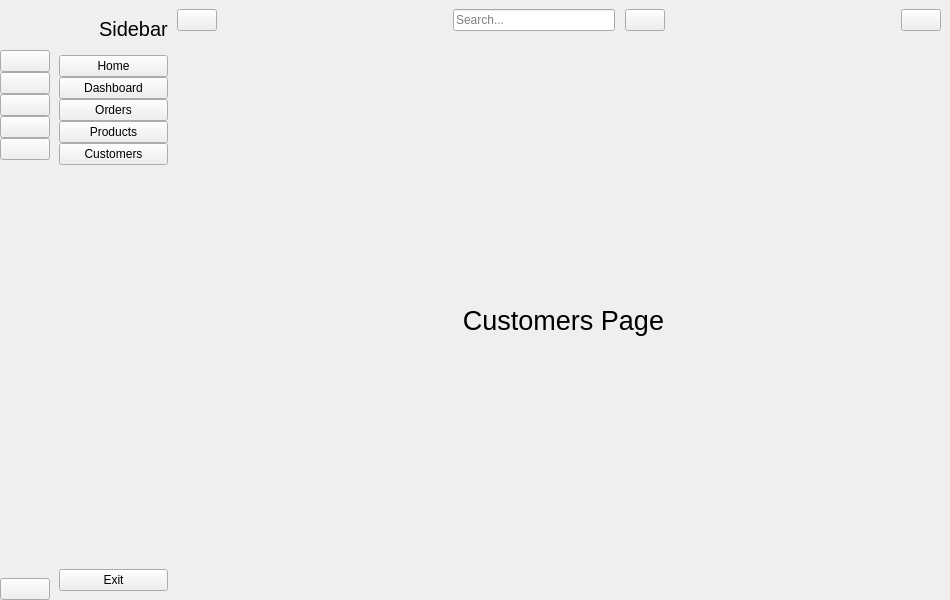
<?xml version="1.0" encoding="UTF-8"?>
<ui version="4.0">
 <class>MainWindow</class>
 <widget class="QMainWindow" name="MainWindow">
  <property name="geometry">
   <rect>
    <x>0</x>
    <y>0</y>
    <width>950</width>
    <height>600</height>
   </rect>
  </property>
  <property name="windowTitle">
   <string>MainWindow</string>
  </property>
  <widget class="QWidget" name="centralwidget">
   <layout class="QGridLayout" name="gridLayout">
    <property name="leftMargin">
     <number>0</number>
    </property>
    <property name="topMargin">
     <number>0</number>
    </property>
    <property name="rightMargin">
     <number>0</number>
    </property>
    <property name="bottomMargin">
     <number>0</number>
    </property>
    <property name="spacing">
     <number>0</number>
    </property>
    <item row="0" column="0">
     <widget class="QWidget" name="icon_only_widget" native="true">
      <layout class="QVBoxLayout" name="verticalLayout_3">
       <property name="spacing">
        <number>0</number>
       </property>
       <property name="leftMargin">
        <number>0</number>
       </property>
       <property name="topMargin">
        <number>0</number>
       </property>
       <property name="rightMargin">
        <number>0</number>
       </property>
       <property name="bottomMargin">
        <number>0</number>
       </property>
       <item>
        <layout class="QHBoxLayout" name="horizontalLayout_3">
         <item>
          <widget class="QLabel" name="logo_label_1">
           <property name="minimumSize">
            <size>
             <width>50</width>
             <height>50</height>
            </size>
           </property>
           <property name="maximumSize">
            <size>
             <width>50</width>
             <height>50</height>
            </size>
           </property>
           <property name="text">
            <string/>
           </property>
           <property name="pixmap">
            <pixmap resource="resource.qrc">:/icon/icon/Logo.png</pixmap>
           </property>
           <property name="scaledContents">
            <bool>true</bool>
           </property>
          </widget>
         </item>
        </layout>
       </item>
       <item>
        <layout class="QVBoxLayout" name="verticalLayout">
         <property name="spacing">
          <number>0</number>
         </property>
         <item>
          <widget class="QPushButton" name="home_btn_1">
           <property name="text">
            <string/>
           </property>
           <property name="icon">
            <iconset resource="resource.qrc">
             <normaloff>:/icon/icon/home-4-32.ico</normaloff>
             <normalon>:/icon/icon/home-4-48.ico</normalon>:/icon/icon/home-4-32.ico</iconset>
           </property>
           <property name="iconSize">
            <size>
             <width>20</width>
             <height>20</height>
            </size>
           </property>
           <property name="checkable">
            <bool>true</bool>
           </property>
           <property name="autoExclusive">
            <bool>true</bool>
           </property>
          </widget>
         </item>
         <item>
          <widget class="QPushButton" name="dashborad_btn_1">
           <property name="text">
            <string/>
           </property>
           <property name="icon">
            <iconset resource="resource.qrc">
             <normaloff>:/icon/icon/dashboard-5-32.ico</normaloff>
             <normalon>:/icon/icon/dashboard-5-48.ico</normalon>:/icon/icon/dashboard-5-32.ico</iconset>
           </property>
           <property name="iconSize">
            <size>
             <width>20</width>
             <height>20</height>
            </size>
           </property>
           <property name="checkable">
            <bool>true</bool>
           </property>
           <property name="autoExclusive">
            <bool>true</bool>
           </property>
          </widget>
         </item>
         <item>
          <widget class="QPushButton" name="orders_btn_1">
           <property name="text">
            <string/>
           </property>
           <property name="icon">
            <iconset resource="resource.qrc">
             <normaloff>:/icon/icon/activity-feed-32.ico</normaloff>
             <normalon>:/icon/icon/activity-feed-48.ico</normalon>:/icon/icon/activity-feed-32.ico</iconset>
           </property>
           <property name="iconSize">
            <size>
             <width>20</width>
             <height>20</height>
            </size>
           </property>
           <property name="checkable">
            <bool>true</bool>
           </property>
           <property name="autoExclusive">
            <bool>true</bool>
           </property>
          </widget>
         </item>
         <item>
          <widget class="QPushButton" name="products_btn_1">
           <property name="text">
            <string/>
           </property>
           <property name="icon">
            <iconset resource="resource.qrc">
             <normaloff>:/icon/icon/product-32.ico</normaloff>
             <normalon>:/icon/icon/product-48.ico</normalon>:/icon/icon/product-32.ico</iconset>
           </property>
           <property name="iconSize">
            <size>
             <width>20</width>
             <height>20</height>
            </size>
           </property>
           <property name="checkable">
            <bool>true</bool>
           </property>
           <property name="autoExclusive">
            <bool>true</bool>
           </property>
          </widget>
         </item>
         <item>
          <widget class="QPushButton" name="customers_btn_1">
           <property name="text">
            <string/>
           </property>
           <property name="icon">
            <iconset resource="resource.qrc">
             <normaloff>:/icon/icon/group-32.ico</normaloff>
             <normalon>:/icon/icon/group-48.ico</normalon>:/icon/icon/group-32.ico</iconset>
           </property>
           <property name="iconSize">
            <size>
             <width>20</width>
             <height>20</height>
            </size>
           </property>
           <property name="checkable">
            <bool>true</bool>
           </property>
           <property name="autoExclusive">
            <bool>true</bool>
           </property>
          </widget>
         </item>
        </layout>
       </item>
       <item>
        <spacer name="verticalSpacer">
         <property name="orientation">
          <enum>Qt::Vertical</enum>
         </property>
         <property name="sizeHint" stdset="0">
          <size>
           <width>20</width>
           <height>375</height>
          </size>
         </property>
        </spacer>
       </item>
       <item>
        <widget class="QPushButton" name="exit_btn_1">
         <property name="text">
          <string/>
         </property>
         <property name="icon">
          <iconset resource="resource.qrc">
           <normaloff>:/icon/icon/close-window-64.ico</normaloff>:/icon/icon/close-window-64.ico</iconset>
         </property>
         <property name="iconSize">
          <size>
           <width>20</width>
           <height>20</height>
          </size>
         </property>
        </widget>
       </item>
      </layout>
     </widget>
    </item>
    <item row="0" column="1">
     <widget class="QWidget" name="full_menu_widget" native="true">
      <layout class="QVBoxLayout" name="verticalLayout_4">
       <item>
        <layout class="QHBoxLayout" name="horizontalLayout_2">
         <property name="spacing">
          <number>0</number>
         </property>
         <item>
          <widget class="QLabel" name="logo_label_2">
           <property name="minimumSize">
            <size>
             <width>40</width>
             <height>40</height>
            </size>
           </property>
           <property name="maximumSize">
            <size>
             <width>40</width>
             <height>40</height>
            </size>
           </property>
           <property name="text">
            <string/>
           </property>
           <property name="pixmap">
            <pixmap resource="resource.qrc">:/icon/icon/Logo.png</pixmap>
           </property>
           <property name="scaledContents">
            <bool>true</bool>
           </property>
          </widget>
         </item>
         <item>
          <widget class="QLabel" name="logo_label_3">
           <property name="font">
            <font>
             <pointsize>15</pointsize>
            </font>
           </property>
           <property name="text">
            <string>Sidebar</string>
           </property>
          </widget>
         </item>
        </layout>
       </item>
       <item>
        <layout class="QVBoxLayout" name="verticalLayout_2">
         <property name="spacing">
          <number>0</number>
         </property>
         <item>
          <widget class="QPushButton" name="home_btn_2">
           <property name="text">
            <string>Home</string>
           </property>
           <property name="icon">
            <iconset resource="resource.qrc">
             <normaloff>:/icon/icon/home-4-32.ico</normaloff>
             <normalon>:/icon/icon/home-4-48.ico</normalon>:/icon/icon/home-4-32.ico</iconset>
           </property>
           <property name="iconSize">
            <size>
             <width>14</width>
             <height>14</height>
            </size>
           </property>
           <property name="checkable">
            <bool>true</bool>
           </property>
           <property name="autoExclusive">
            <bool>true</bool>
           </property>
          </widget>
         </item>
         <item>
          <widget class="QPushButton" name="dashborad_btn_2">
           <property name="text">
            <string>Dashboard</string>
           </property>
           <property name="icon">
            <iconset resource="resource.qrc">
             <normaloff>:/icon/icon/dashboard-5-32.ico</normaloff>
             <normalon>:/icon/icon/dashboard-5-48.ico</normalon>:/icon/icon/dashboard-5-32.ico</iconset>
           </property>
           <property name="iconSize">
            <size>
             <width>14</width>
             <height>14</height>
            </size>
           </property>
           <property name="checkable">
            <bool>true</bool>
           </property>
           <property name="autoExclusive">
            <bool>true</bool>
           </property>
          </widget>
         </item>
         <item>
          <widget class="QPushButton" name="orders_btn_2">
           <property name="text">
            <string>Orders</string>
           </property>
           <property name="icon">
            <iconset resource="resource.qrc">
             <normaloff>:/icon/icon/activity-feed-32.ico</normaloff>
             <normalon>:/icon/icon/activity-feed-48.ico</normalon>:/icon/icon/activity-feed-32.ico</iconset>
           </property>
           <property name="iconSize">
            <size>
             <width>14</width>
             <height>14</height>
            </size>
           </property>
           <property name="checkable">
            <bool>true</bool>
           </property>
           <property name="autoExclusive">
            <bool>true</bool>
           </property>
          </widget>
         </item>
         <item>
          <widget class="QPushButton" name="products_btn_2">
           <property name="text">
            <string>Products</string>
           </property>
           <property name="icon">
            <iconset resource="resource.qrc">
             <normaloff>:/icon/icon/product-32.ico</normaloff>
             <normalon>:/icon/icon/product-48.ico</normalon>:/icon/icon/product-32.ico</iconset>
           </property>
           <property name="iconSize">
            <size>
             <width>14</width>
             <height>14</height>
            </size>
           </property>
           <property name="checkable">
            <bool>true</bool>
           </property>
           <property name="autoExclusive">
            <bool>true</bool>
           </property>
          </widget>
         </item>
         <item>
          <widget class="QPushButton" name="customers_btn_2">
           <property name="text">
            <string>Customers</string>
           </property>
           <property name="icon">
            <iconset resource="resource.qrc">
             <normaloff>:/icon/icon/group-32.ico</normaloff>
             <normalon>:/icon/icon/group-48.ico</normalon>:/icon/icon/group-32.ico</iconset>
           </property>
           <property name="iconSize">
            <size>
             <width>14</width>
             <height>14</height>
            </size>
           </property>
           <property name="checkable">
            <bool>true</bool>
           </property>
           <property name="autoExclusive">
            <bool>true</bool>
           </property>
          </widget>
         </item>
        </layout>
       </item>
       <item>
        <spacer name="verticalSpacer_2">
         <property name="orientation">
          <enum>Qt::Vertical</enum>
         </property>
         <property name="sizeHint" stdset="0">
          <size>
           <width>20</width>
           <height>373</height>
          </size>
         </property>
        </spacer>
       </item>
       <item>
        <widget class="QPushButton" name="exit_btn_2">
         <property name="text">
          <string>Exit</string>
         </property>
         <property name="icon">
          <iconset resource="resource.qrc">
           <normaloff>:/icon/icon/close-window-64.ico</normaloff>:/icon/icon/close-window-64.ico</iconset>
         </property>
         <property name="iconSize">
          <size>
           <width>14</width>
           <height>14</height>
          </size>
         </property>
        </widget>
       </item>
      </layout>
     </widget>
    </item>
    <item row="0" column="2">
     <widget class="QWidget" name="widget_3" native="true">
      <layout class="QVBoxLayout" name="verticalLayout_5">
       <property name="spacing">
        <number>0</number>
       </property>
       <property name="leftMargin">
        <number>0</number>
       </property>
       <property name="topMargin">
        <number>0</number>
       </property>
       <property name="rightMargin">
        <number>0</number>
       </property>
       <property name="bottomMargin">
        <number>0</number>
       </property>
       <item>
        <widget class="QWidget" name="widget" native="true">
         <property name="minimumSize">
          <size>
           <width>0</width>
           <height>40</height>
          </size>
         </property>
         <layout class="QHBoxLayout" name="horizontalLayout_4">
          <property name="spacing">
           <number>0</number>
          </property>
          <property name="leftMargin">
           <number>0</number>
          </property>
          <property name="topMargin">
           <number>0</number>
          </property>
          <property name="rightMargin">
           <number>9</number>
          </property>
          <property name="bottomMargin">
           <number>0</number>
          </property>
          <item>
           <widget class="QPushButton" name="change_btn">
            <property name="text">
             <string/>
            </property>
            <property name="icon">
             <iconset resource="resource.qrc">
              <normaloff>:/icon/icon/menu-4-32.ico</normaloff>:/icon/icon/menu-4-32.ico</iconset>
            </property>
            <property name="iconSize">
             <size>
              <width>14</width>
              <height>14</height>
             </size>
            </property>
            <property name="checkable">
             <bool>true</bool>
            </property>
           </widget>
          </item>
          <item>
           <spacer name="horizontalSpacer">
            <property name="orientation">
             <enum>Qt::Horizontal</enum>
            </property>
            <property name="sizeHint" stdset="0">
             <size>
              <width>236</width>
              <height>20</height>
             </size>
            </property>
           </spacer>
          </item>
          <item>
           <layout class="QHBoxLayout" name="horizontalLayout">
            <property name="spacing">
             <number>10</number>
            </property>
            <item>
             <widget class="QLineEdit" name="search_input">
              <property name="placeholderText">
               <string>Search...</string>
              </property>
             </widget>
            </item>
            <item>
             <widget class="QPushButton" name="search_btn">
              <property name="text">
               <string/>
              </property>
              <property name="icon">
               <iconset resource="resource.qrc">
                <normaloff>:/icon/icon/search-13-48.ico</normaloff>:/icon/icon/search-13-48.ico</iconset>
              </property>
             </widget>
            </item>
           </layout>
          </item>
          <item>
           <spacer name="horizontalSpacer_2">
            <property name="orientation">
             <enum>Qt::Horizontal</enum>
            </property>
            <property name="sizeHint" stdset="0">
             <size>
              <width>236</width>
              <height>20</height>
             </size>
            </property>
           </spacer>
          </item>
          <item>
           <widget class="QPushButton" name="user_btn">
            <property name="text">
             <string/>
            </property>
            <property name="icon">
             <iconset resource="resource.qrc">
              <normaloff>:/icon/icon/user-48.ico</normaloff>:/icon/icon/user-48.ico</iconset>
            </property>
           </widget>
          </item>
         </layout>
        </widget>
       </item>
       <item>
        <widget class="QStackedWidget" name="stackedWidget">
         <property name="currentIndex">
          <number>4</number>
         </property>
         <widget class="QWidget" name="page">
          <layout class="QGridLayout" name="gridLayout_2">
           <item row="0" column="0">
            <widget class="QLabel" name="label_4">
             <property name="font">
              <font>
               <pointsize>20</pointsize>
              </font>
             </property>
             <property name="text">
              <string>Home Page</string>
             </property>
             <property name="alignment">
              <set>Qt::AlignCenter</set>
             </property>
            </widget>
           </item>
          </layout>
         </widget>
         <widget class="QWidget" name="page_2">
          <layout class="QGridLayout" name="gridLayout_3">
           <item row="0" column="0">
            <widget class="QLabel" name="label_5">
             <property name="font">
              <font>
               <pointsize>20</pointsize>
              </font>
             </property>
             <property name="text">
              <string>Dashboard Page</string>
             </property>
             <property name="alignment">
              <set>Qt::AlignCenter</set>
             </property>
            </widget>
           </item>
          </layout>
         </widget>
         <widget class="QWidget" name="page_3">
          <layout class="QGridLayout" name="gridLayout_4">
           <item row="0" column="0">
            <widget class="QLabel" name="label_6">
             <property name="font">
              <font>
               <pointsize>20</pointsize>
              </font>
             </property>
             <property name="text">
              <string>Orders Page</string>
             </property>
             <property name="alignment">
              <set>Qt::AlignCenter</set>
             </property>
            </widget>
           </item>
          </layout>
         </widget>
         <widget class="QWidget" name="page_4">
          <layout class="QGridLayout" name="gridLayout_5">
           <item row="0" column="0">
            <widget class="QLabel" name="label_7">
             <property name="font">
              <font>
               <pointsize>20</pointsize>
              </font>
             </property>
             <property name="text">
              <string>Product Page</string>
             </property>
             <property name="alignment">
              <set>Qt::AlignCenter</set>
             </property>
            </widget>
           </item>
          </layout>
         </widget>
         <widget class="QWidget" name="page_5">
          <layout class="QGridLayout" name="gridLayout_6">
           <item row="0" column="0">
            <widget class="QLabel" name="label_8">
             <property name="font">
              <font>
               <pointsize>20</pointsize>
              </font>
             </property>
             <property name="text">
              <string>Customers Page</string>
             </property>
             <property name="alignment">
              <set>Qt::AlignCenter</set>
             </property>
            </widget>
           </item>
          </layout>
         </widget>
         <widget class="QWidget" name="page_6">
          <layout class="QGridLayout" name="gridLayout_7">
           <item row="0" column="0">
            <widget class="QLabel" name="label_9">
             <property name="font">
              <font>
               <pointsize>20</pointsize>
              </font>
             </property>
             <property name="text">
              <string>Search Page</string>
             </property>
             <property name="alignment">
              <set>Qt::AlignCenter</set>
             </property>
            </widget>
           </item>
          </layout>
         </widget>
         <widget class="QWidget" name="page_7">
          <layout class="QGridLayout" name="gridLayout_8">
           <item row="0" column="0">
            <widget class="QLabel" name="label_10">
             <property name="font">
              <font>
               <pointsize>20</pointsize>
              </font>
             </property>
             <property name="text">
              <string>User Page</string>
             </property>
             <property name="alignment">
              <set>Qt::AlignCenter</set>
             </property>
            </widget>
           </item>
          </layout>
         </widget>
        </widget>
       </item>
      </layout>
     </widget>
    </item>
   </layout>
  </widget>
 </widget>
 <resources>
  <include location="resource.qrc"/>
  <include location="../../.designer/backup/resource.qrc"/>
 </resources>
 <connections>
  <connection>
   <sender>change_btn</sender>
   <signal>toggled(bool)</signal>
   <receiver>icon_only_widget</receiver>
   <slot>setVisible(bool)</slot>
   <hints>
    <hint type="sourcelabel">
     <x>197</x>
     <y>23</y>
    </hint>
    <hint type="destinationlabel">
     <x>50</x>
     <y>362</y>
    </hint>
   </hints>
  </connection>
  <connection>
   <sender>change_btn</sender>
   <signal>toggled(bool)</signal>
   <receiver>full_menu_widget</receiver>
   <slot>setHidden(bool)</slot>
   <hints>
    <hint type="sourcelabel">
     <x>188</x>
     <y>25</y>
    </hint>
    <hint type="destinationlabel">
     <x>173</x>
     <y>257</y>
    </hint>
   </hints>
  </connection>
  <connection>
   <sender>home_btn_1</sender>
   <signal>toggled(bool)</signal>
   <receiver>home_btn_2</receiver>
   <slot>setChecked(bool)</slot>
   <hints>
    <hint type="sourcelabel">
     <x>27</x>
     <y>69</y>
    </hint>
    <hint type="destinationlabel">
     <x>72</x>
     <y>76</y>
    </hint>
   </hints>
  </connection>
  <connection>
   <sender>dashborad_btn_1</sender>
   <signal>toggled(bool)</signal>
   <receiver>dashborad_btn_2</receiver>
   <slot>setChecked(bool)</slot>
   <hints>
    <hint type="sourcelabel">
     <x>33</x>
     <y>100</y>
    </hint>
    <hint type="destinationlabel">
     <x>67</x>
     <y>99</y>
    </hint>
   </hints>
  </connection>
  <connection>
   <sender>orders_btn_1</sender>
   <signal>toggled(bool)</signal>
   <receiver>orders_btn_2</receiver>
   <slot>setChecked(bool)</slot>
   <hints>
    <hint type="sourcelabel">
     <x>33</x>
     <y>123</y>
    </hint>
    <hint type="destinationlabel">
     <x>69</x>
     <y>125</y>
    </hint>
   </hints>
  </connection>
  <connection>
   <sender>products_btn_1</sender>
   <signal>toggled(bool)</signal>
   <receiver>products_btn_2</receiver>
   <slot>setChecked(bool)</slot>
   <hints>
    <hint type="sourcelabel">
     <x>24</x>
     <y>148</y>
    </hint>
    <hint type="destinationlabel">
     <x>72</x>
     <y>148</y>
    </hint>
   </hints>
  </connection>
  <connection>
   <sender>customers_btn_1</sender>
   <signal>toggled(bool)</signal>
   <receiver>customers_btn_2</receiver>
   <slot>setChecked(bool)</slot>
   <hints>
    <hint type="sourcelabel">
     <x>33</x>
     <y>177</y>
    </hint>
    <hint type="destinationlabel">
     <x>67</x>
     <y>172</y>
    </hint>
   </hints>
  </connection>
  <connection>
   <sender>home_btn_2</sender>
   <signal>toggled(bool)</signal>
   <receiver>home_btn_1</receiver>
   <slot>setChecked(bool)</slot>
   <hints>
    <hint type="sourcelabel">
     <x>70</x>
     <y>63</y>
    </hint>
    <hint type="destinationlabel">
     <x>41</x>
     <y>60</y>
    </hint>
   </hints>
  </connection>
  <connection>
   <sender>dashborad_btn_2</sender>
   <signal>toggled(bool)</signal>
   <receiver>dashborad_btn_1</receiver>
   <slot>setChecked(bool)</slot>
   <hints>
    <hint type="sourcelabel">
     <x>160</x>
     <y>99</y>
    </hint>
    <hint type="destinationlabel">
     <x>26</x>
     <y>90</y>
    </hint>
   </hints>
  </connection>
  <connection>
   <sender>orders_btn_2</sender>
   <signal>toggled(bool)</signal>
   <receiver>orders_btn_1</receiver>
   <slot>setChecked(bool)</slot>
   <hints>
    <hint type="sourcelabel">
     <x>143</x>
     <y>112</y>
    </hint>
    <hint type="destinationlabel">
     <x>39</x>
     <y>114</y>
    </hint>
   </hints>
  </connection>
  <connection>
   <sender>products_btn_2</sender>
   <signal>toggled(bool)</signal>
   <receiver>products_btn_1</receiver>
   <slot>setChecked(bool)</slot>
   <hints>
    <hint type="sourcelabel">
     <x>162</x>
     <y>142</y>
    </hint>
    <hint type="destinationlabel">
     <x>43</x>
     <y>144</y>
    </hint>
   </hints>
  </connection>
  <connection>
   <sender>customers_btn_2</sender>
   <signal>toggled(bool)</signal>
   <receiver>customers_btn_1</receiver>
   <slot>setChecked(bool)</slot>
   <hints>
    <hint type="sourcelabel">
     <x>162</x>
     <y>163</y>
    </hint>
    <hint type="destinationlabel">
     <x>39</x>
     <y>184</y>
    </hint>
   </hints>
  </connection>
  <connection>
   <sender>exit_btn_2</sender>
   <signal>clicked()</signal>
   <receiver>MainWindow</receiver>
   <slot>close()</slot>
   <hints>
    <hint type="sourcelabel">
     <x>126</x>
     <y>584</y>
    </hint>
    <hint type="destinationlabel">
     <x>284</x>
     <y>606</y>
    </hint>
   </hints>
  </connection>
  <connection>
   <sender>exit_btn_1</sender>
   <signal>clicked()</signal>
   <receiver>MainWindow</receiver>
   <slot>close()</slot>
   <hints>
    <hint type="sourcelabel">
     <x>34</x>
     <y>592</y>
    </hint>
    <hint type="destinationlabel">
     <x>47</x>
     <y>626</y>
    </hint>
   </hints>
  </connection>
 </connections>
</ui>
